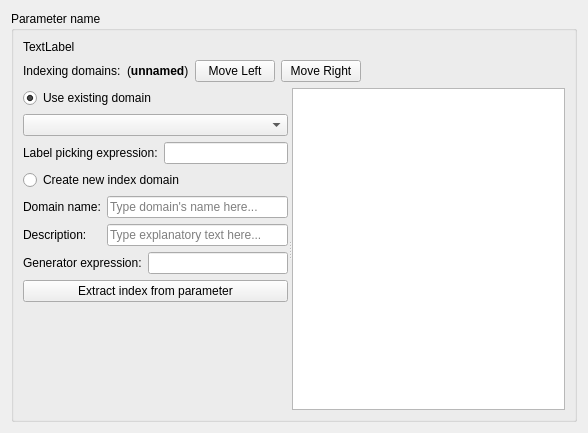
<?xml version="1.0" encoding="UTF-8"?>
<!--
######################################################################################################################
# Copyright (C) 2017-2020 Spine project consortium
# This file is part of Spine Toolbox.
# Spine Toolbox is free software: you can redistribute it and\/or modify it under the terms of the GNU Lesser General
# Public License as published by the Free Software Foundation, either version 3 of the License, or (at your option)
# any later version. This program is distributed in the hope that it will be useful, but WITHOUT ANY WARRANTY;
# without even the implied warranty of MERCHANTABILITY or FITNESS FOR A PARTICULAR PURPOSE. See the GNU Lesser General
# Public License for more details. You should have received a copy of the GNU Lesser General Public License along with
# this program. If not, see <http:\/\/www.gnu.org\/licenses\/>.
######################################################################################################################
-->
<ui version="4.0">
 <class>Form</class>
 <widget class="QWidget" name="Form">
  <property name="geometry">
   <rect>
    <x>0</x>
    <y>0</y>
    <width>588</width>
    <height>433</height>
   </rect>
  </property>
  <property name="windowTitle">
   <string>Form</string>
  </property>
  <layout class="QVBoxLayout" name="verticalLayout_5">
   <item>
    <widget class="QGroupBox" name="box">
     <property name="title">
      <string>Parameter name</string>
     </property>
     <layout class="QVBoxLayout" name="verticalLayout_3">
      <item>
       <widget class="QLabel" name="message_label">
        <property name="sizePolicy">
         <sizepolicy hsizetype="Preferred" vsizetype="Fixed">
          <horstretch>0</horstretch>
          <verstretch>0</verstretch>
         </sizepolicy>
        </property>
        <property name="text">
         <string>TextLabel</string>
        </property>
        <property name="textFormat">
         <enum>Qt::RichText</enum>
        </property>
       </widget>
      </item>
      <item>
       <layout class="QHBoxLayout" name="horizontalLayout_2">
        <item>
         <widget class="QLabel" name="label">
          <property name="text">
           <string>Indexing domains:</string>
          </property>
         </widget>
        </item>
        <item>
         <widget class="QLabel" name="indexing_domains_label">
          <property name="text">
           <string>(&lt;b&gt;unnamed&lt;/b&gt;)</string>
          </property>
          <property name="textFormat">
           <enum>Qt::RichText</enum>
          </property>
         </widget>
        </item>
        <item>
         <widget class="QPushButton" name="move_domain_left_button">
          <property name="text">
           <string>Move Left</string>
          </property>
         </widget>
        </item>
        <item>
         <widget class="QPushButton" name="move_domain_right_button">
          <property name="text">
           <string>Move Right</string>
          </property>
         </widget>
        </item>
        <item>
         <spacer name="horizontalSpacer">
          <property name="orientation">
           <enum>Qt::Horizontal</enum>
          </property>
          <property name="sizeHint" stdset="0">
           <size>
            <width>40</width>
            <height>20</height>
           </size>
          </property>
         </spacer>
        </item>
       </layout>
      </item>
      <item>
       <widget class="QSplitter" name="splitter">
        <property name="orientation">
         <enum>Qt::Horizontal</enum>
        </property>
        <widget class="QWidget" name="verticalLayoutWidget_3">
         <layout class="QVBoxLayout" name="verticalLayout_4">
          <item>
           <layout class="QVBoxLayout" name="verticalLayout_6">
            <item>
             <widget class="QRadioButton" name="use_existing_domain_radio_button">
              <property name="text">
               <string>Use existing domain</string>
              </property>
              <property name="checked">
               <bool>true</bool>
              </property>
             </widget>
            </item>
            <item>
             <layout class="QHBoxLayout" name="horizontalLayout">
              <item>
               <widget class="QComboBox" name="existing_domains_combo"/>
              </item>
             </layout>
            </item>
            <item>
             <layout class="QFormLayout" name="formLayout_3">
              <item row="0" column="0">
               <widget class="QLabel" name="pick_expression_label">
                <property name="toolTip">
                 <string>Select rows for which this Python expression evaluates to True. Use &lt;i&gt;i&lt;/i&gt; as the row index.</string>
                </property>
                <property name="text">
                 <string>Label picking expression:</string>
                </property>
               </widget>
              </item>
              <item row="0" column="1">
               <widget class="QLineEdit" name="pick_expression_edit">
                <property name="placeholderText">
                 <string/>
                </property>
               </widget>
              </item>
             </layout>
            </item>
           </layout>
          </item>
          <item>
           <layout class="QVBoxLayout" name="verticalLayout">
            <item>
             <widget class="QRadioButton" name="create_domain_radio_button">
              <property name="text">
               <string>Create new index domain</string>
              </property>
             </widget>
            </item>
            <item>
             <layout class="QFormLayout" name="formLayout">
              <item row="0" column="0">
               <widget class="QLabel" name="domain_name_label">
                <property name="text">
                 <string>Domain name:</string>
                </property>
               </widget>
              </item>
              <item row="0" column="1">
               <widget class="QLineEdit" name="domain_name_edit">
                <property name="text">
                 <string/>
                </property>
                <property name="placeholderText">
                 <string>Type domain's name here...</string>
                </property>
               </widget>
              </item>
              <item row="1" column="0">
               <widget class="QLabel" name="domain_description_label">
                <property name="text">
                 <string>Description:</string>
                </property>
               </widget>
              </item>
              <item row="1" column="1">
               <widget class="QLineEdit" name="domain_description_edit">
                <property name="placeholderText">
                 <string>Type explanatory text here...</string>
                </property>
               </widget>
              </item>
             </layout>
            </item>
            <item>
             <layout class="QVBoxLayout" name="verticalLayout_2">
              <item>
               <layout class="QFormLayout" name="formLayout_2">
                <item row="0" column="0">
                 <widget class="QLabel" name="generator_expression_label">
                  <property name="toolTip">
                   <string>Generate index labels from Python expression. Use &lt;i&gt;i&lt;/i&gt; as the row number.</string>
                  </property>
                  <property name="text">
                   <string>Generator expression:</string>
                  </property>
                 </widget>
                </item>
                <item row="0" column="1">
                 <widget class="QLineEdit" name="generator_expression_edit"/>
                </item>
               </layout>
              </item>
              <item>
               <widget class="QPushButton" name="extract_indexes_button">
                <property name="text">
                 <string>Extract index from parameter</string>
                </property>
               </widget>
              </item>
             </layout>
            </item>
           </layout>
          </item>
          <item>
           <spacer name="verticalSpacer">
            <property name="orientation">
             <enum>Qt::Vertical</enum>
            </property>
            <property name="sizeHint" stdset="0">
             <size>
              <width>20</width>
              <height>40</height>
             </size>
            </property>
           </spacer>
          </item>
         </layout>
        </widget>
        <widget class="QTableView" name="index_table_view">
         <attribute name="horizontalHeaderVisible">
          <bool>true</bool>
         </attribute>
        </widget>
       </widget>
      </item>
     </layout>
    </widget>
   </item>
  </layout>
 </widget>
 <resources/>
 <connections/>
</ui>
